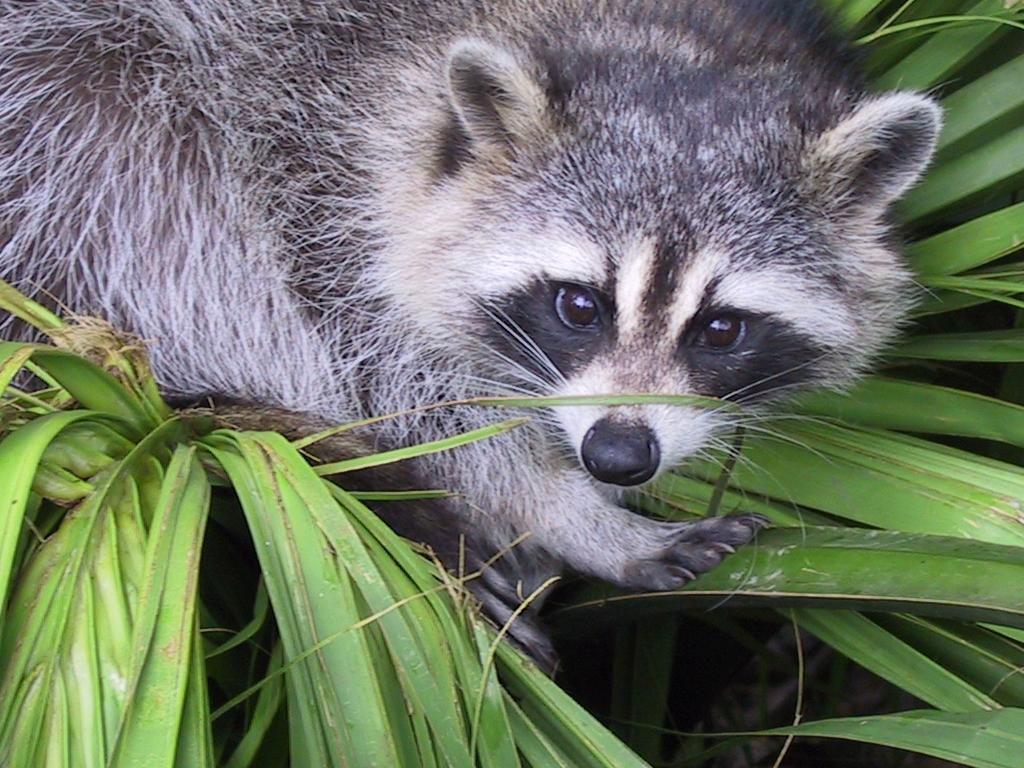
#> input picture python_1_Array/ex03/animal.jpeg, 1024 x 768 px
$ python zoom.py
#> lines starting #> are read from the running program, lines starting #| are printed output that depends on the picture
### python_1_Array/ex03/load_image.py
import cv2
import os


def ft_load(path: str) -> list:
    """
    This function loads an image from the specified path
    and returns a list of its pixels
    content in RGB format.
    Args:
        path (str): The file path to the image.
    Returns:
        list: A list of the image's pixels in RGB format.
    """
#> called with path = 'animal.jpeg'

    assert os.path.exists(path), "The specified path does not exist."
    img = cv2.imread(path)
#> img is the input picture: shape (768, 1024, 3); mean B, G, R 102.1, 117.7, 110.7
    assert img is not None, (
        "Image could not be loaded. Please check the file path."
    )
    print(f"The shape of image is {img.shape}")
#| The shape of image is (768, 1024, 3)

    img_rgb = cv2.cvtColor(img, cv2.COLOR_BGR2RGB)
    assert img_rgb is not None, "Image could not be converted to RGB format."

    subset = img_rgb[0:3, 0:3]
    return subset

### python_1_Array/ex03/zoom.py
import numpy as np
import matplotlib.pyplot as plt
from load_image import ft_load


def ft_zoom(path: str) -> list:
    """
    This function loads an image from the
    specified path, zooms into a specific region,
    and returns the zoomed image in gray.
    Args:
        path (str): The file path to the image.
    Returns:
        np.ndarray: The zoomed image in gray format.
    """

    img = ft_load(path)

    print(img)
#| [[[120 111 132]
#|   [139 130 151]
#|   [155 146 167]]
#|  [[ 87  78  99]
#|   [111 102 123]
#|   [132 123 144]]
#|  [[ 72  65  83]
#|   [ 96  89 107]
#|   [117 109 130]]]
    plt.title("Normal Image")
    plt.axis('off')
    plt.imshow(img)
    plt.show()
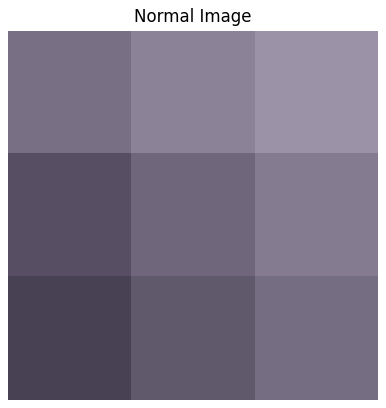
#> figure drawn by matplotlib, 1 panel

    zoomed_img = img[100:500, 450:850]
#> zoomed_img = empty array
#> (the run stopped early here; a loop or call above may not have finished)
